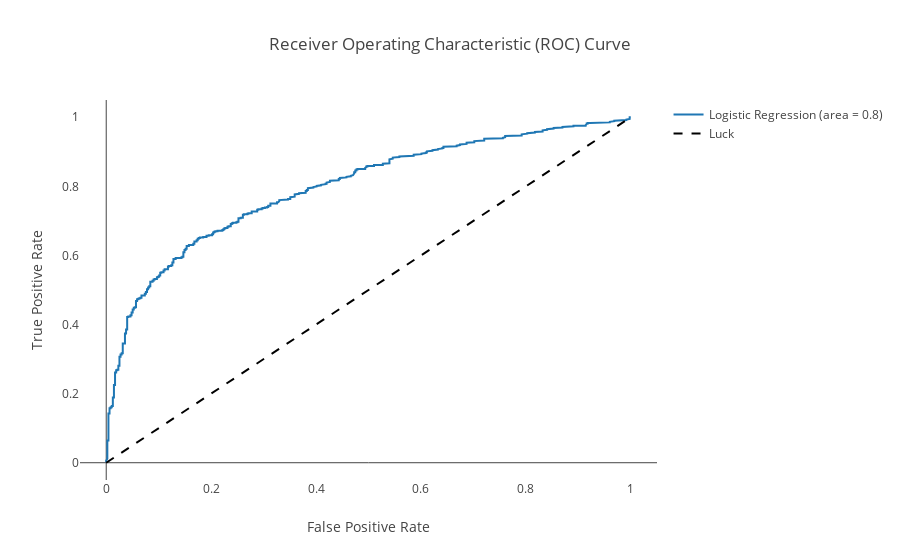

The notebook cell saved with this chart:
### Code cell
generate_roc_curve('log')

### Figure 1 — Plotly figure (JSON) as saved in the notebook; plotly's stock layout.template omitted (floating-point values rounded to 4 significant figures; data arrays with more than 128 entries replaced by an {"elided": "..."} marker saying what was removed)
{"data": [{"line": {"color": "b", "width": 2}, "mode": "lines", "name": "Logistic Regression (area = 0.8)", "type": "scatter", "x": {"elided": "422 float values"}, "y": {"elided": "422 float values"}}, {"line": {"color": "black", "dash": "dash", "width": 2}, "mode": "lines", "name": "Luck", "type": "scatter", "x": [0, 1], "y": [0, 1]}], "layout": {"title": "Receiver Operating Characteristic (ROC) Curve", "xaxis": {"range": [-0.05, 1.05], "showgrid": false, "title": "False Positive Rate"}, "yaxis": {"range": [-0.05, 1.05], "showgrid": false, "title": "True Positive Rate"}}}
